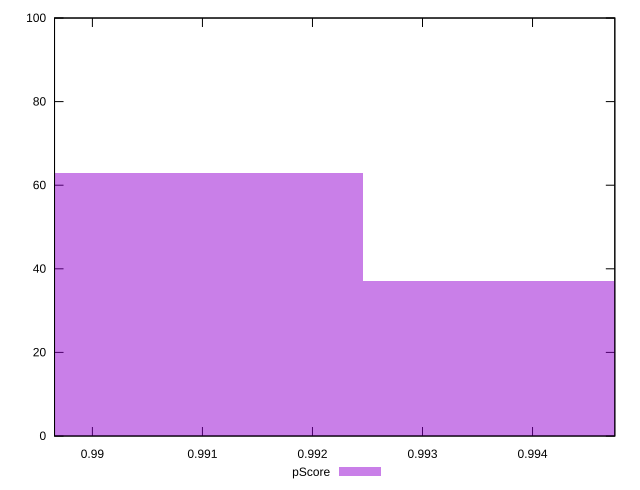

Recreate this plot in gnuplot.
reset

$pScore <<EOF
0.9951333312064987 37
0.9897831520064637 63
EOF

set key outside below
set boxwidth 0.005350179200034939
set xrange [0.9896559295246983:0.9947478220338701]
set yrange [0:100]
set trange [0:100]
set style fill transparent solid 0.5 noborder
set terminal svg size 640, 490 enhanced background rgb 'white'
set output "reprap/first-cpu-idle/samples/pages+cached+nointeractive/pScore/histogram.svg"

plot $pScore title "pScore" with boxes

reset
